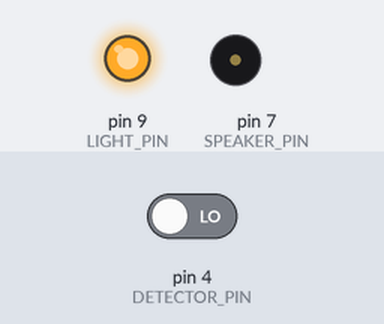
The sketch below on a simulated Arduino Uno, built with avr-gcc and run on an emulated ATmega328P. On the bench: output pins drawn as LEDs (lit = HIGH), buzzer (waves = sounding, pin HIGH). The test bench sets the inputs (shaded band); at power-on: pin 4 (DETECTOR_PIN) LOW.

Above: at 10.8 s.
10.9 s: pin 4 (DETECTOR_PIN) driven HIGH
At 14.4 s:
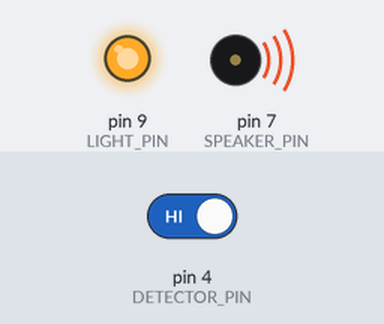
At 15.9 s:
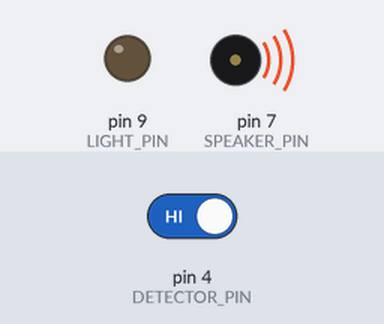
16.9 s: pin 4 (DETECTOR_PIN) driven LOW
At 17.4 s:
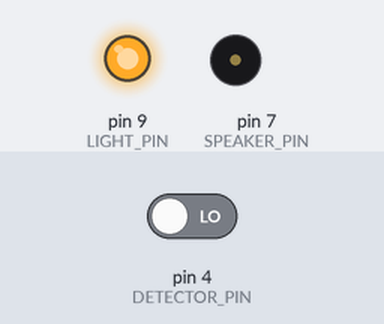
Timing chart, 0 to 33.4 s (numbered marks = the images above; inputs shaded):
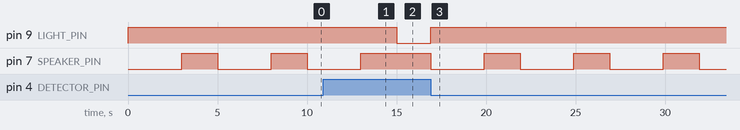

Measured:
- after the input at 10.9 s, pin 9 (LIGHT_PIN): HIGH → LOW after 4.1 s; pin 7 (SPEAKER_PIN): goes on until 13.0 s, then stays HIGH
- after the input at 16.9 s, pin 9 (LIGHT_PIN): LOW → HIGH at once; pin 7 (SPEAKER_PIN): alternates HIGH for 2.0 s and LOW for 3.0 s, starting at once
- by itself, pin 7 (SPEAKER_PIN): alternates HIGH for 2.0 s and LOW for 3.0 s

The sketch:

Felleshoel.ino
```cpp
#define DETECTOR_ACTIVE_STATE 0 // State when detector is active

#define LIGHT_ON 1 // State when light is activated
#define SPEAKER_ON 0 // State when speaker is activated

#define LIGHT_DURATION 5000 // Duration of alarm lights
#define SPEAKER_DURATION 3000 // Duration of alarm sound

#define LIGHT_PIN 9 // Output pin for light
#define SPEAKER_PIN 7 // Output pin for speaker
#define DETECTOR_PIN 4 // Input pin for detector

int lightOnlyDuration = LIGHT_DURATION - SPEAKER_DURATION;
boolean alarmLock = false;


/*
Activates the alarm.
*/
void activateAlarm(){
    if(alarmLock){
        return;
    }

    alarmLock = true;

    digitalWrite(LIGHT_PIN, LIGHT_ON);
    digitalWrite(SPEAKER_PIN, SPEAKER_ON);

    delay(SPEAKER_DURATION);

    digitalWrite(SPEAKER_PIN, !SPEAKER_ON);

    delay(lightOnlyDuration);

    digitalWrite(LIGHT_PIN, !LIGHT_ON);

    alarmLock = false;
}


/*
Returns whether the circuit is closed or not.
*/
boolean checkCircuit(){
    return digitalRead(DETECTOR_PIN) == DETECTOR_ACTIVE_STATE;
}


void setup() {
    pinMode(LIGHT_PIN, OUTPUT); // Set pin controlling light as output
    pinMode(SPEAKER_PIN, OUTPUT); // Set pin controlling speaker as output
    pinMode(DETECTOR_PIN, INPUT); // Set pin for detecting closed circuit as input

    digitalWrite(LIGHT_PIN, !LIGHT_ON);
    digitalWrite(SPEAKER_PIN, !SPEAKER_ON);
}


void loop() {
    if(!alarmLock && checkCircuit()){
        // Activate alarm
        activateAlarm();
    }
}
```
